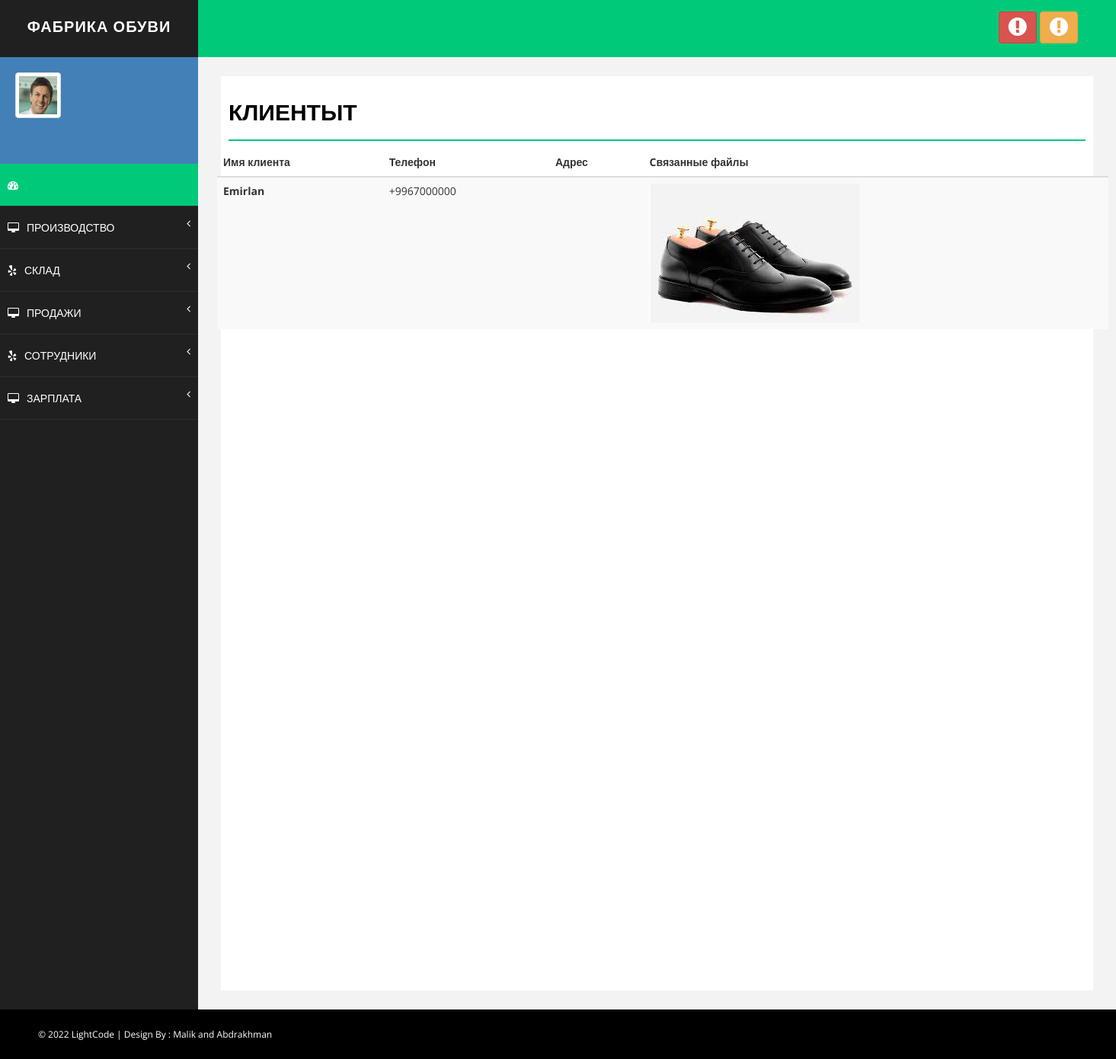
The page /clients (signed in) on the database its author committed.
### manufacture/models.py (models this page shows, shortened)
class Client(models.Model):
    created_time = models.DateTimeField(auto_now_add=True)
    name = models.CharField(max_length=100, verbose_name='Клиент')
    phone = models.CharField(max_length=100, verbose_name='Номер телефона')
    address = models.CharField(max_length=100, blank=True)
    file = models.FileField(upload_to='media/clients/%Y/%m/%d', blank=True)

### manufacture/views.py (the view)
# urls.py: path('clients', view_client, name='clients'),
def view_client(request):
    clients = Client.objects.all()
    return render(request, 'manufacture/clients.html', {'clients': clients})

### manufacture/templates/manufacture/clients.html (shortened to what this page needs)
{% extends 'base.html' %}
{% load static %}
{% block content %}
 <div id="page-wrapper">
            <div id="page-inner">
                <div class="row">
                    <div class="col-md-12">
                        <h1 class="page-head-line">Клиентыт</h1>
					</div>
	<body>
	<section class="ftco-section">
		<div class="container">
			<div class="row">
				<div class="col-md-15">
					<div class="table-wrap">
						<table class="table table-striped">
						  <thead>
						    <tr>
						      <th>Имя клиента</th>
						      <th>Телефон</th>
						      <th>Адрес</th>
								<th>Cвязанные файлы</th>
						    </tr>
						  </thead>
						  <tbody>
						  {% for client in clients %}
						    <tr>
						      <th >{{ client.name }}</th>
								<td>{{ client.phone }}</td>
						      <td>{{ client.address }}</td>
						      <td><img src="{{ client.file.url }}" alt=""></td>
						    </tr>
						  {% endfor %}
						  </tbody>
						</table>
					</div>
				</div>
			</div>
		</div>
	</section>
            </div>
        </div>
	</html>
{% endblock %}

### config/static/assets/css/basic.css (style rules this page uses)
body { font-family: 'Open Sans', sans-serif; line-height:25px; }
#page-wrapper { padding: 15px 15px; min-height: 600px; background: #F3F3F3; }
#page-inner { width: 100%; margin: 10px 20px 10px 0px; background-color: #fff!important; padding: 10px; min-height: 1200px; }
.page-head-line { font-size: 30px; text-transform: uppercase; color: #000; font-weight: 800; padding-bottom: 20px; border-bottom: 2px solid #00CA79; margin-bottom: 10px; }
@media (min-width:768px) { #page-wrapper { margin: 0 0 0 260px; padding: 15px 30px; min-height: 1200px; } }

### rows shown on the page
Client: name "Emirlan", phone "+9967000000", file (picture)
